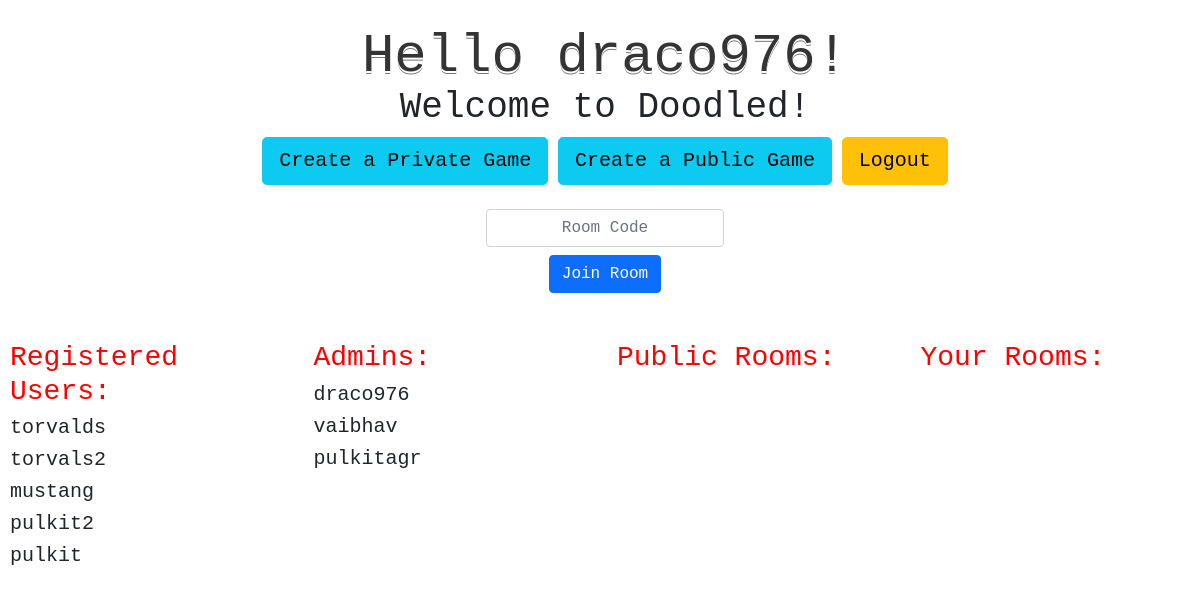
The app's page /menu/ (signed in), older data.
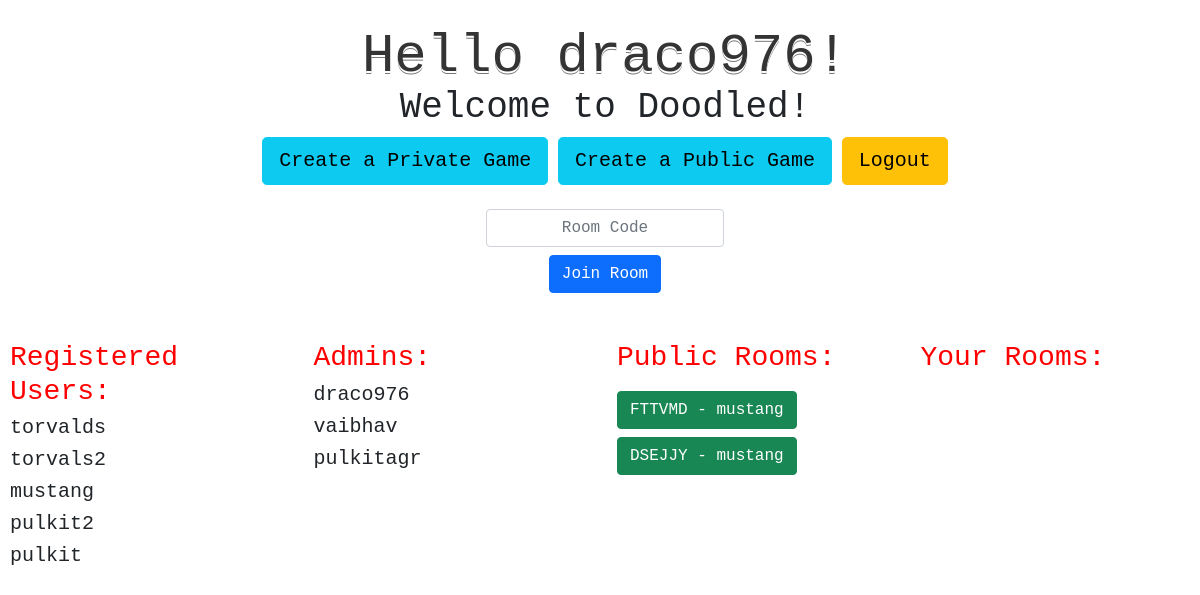
The same page, newer data.
### chats/models.py (models this page shows)
class Room(models.Model):
    owner = models.ForeignKey(User, on_delete=models.CASCADE)
    owner_username = models.CharField(max_length=100, default="")
    room_code = models.CharField(max_length=6, default="")
    room_type = models.CharField(max_length=7, default="")
    canvas_data_url = models.TextField(default="")
    def __str__(self) -> str:
        return self.room_code

### doodle/views.py (the view)
# urls.py: path('menu/', views.menu, name='menu'),
def menu(request):
    user = request.user
    if user.is_authenticated:
        template = loader.get_template('menu.html')
        user_list = User.objects.all()
        code_list = Room.objects.all()
        context = {
            'username': user.username,
            'userlist': user_list,
            'codelist': code_list,
            'loggedin': user,
        }
        return HttpResponse(template.render(context, request))
    else:
        return redirect('/accounts/login')

### templates/menu.html (shortened to what this page needs)
{% load static %}
<!DOCTYPE html>
<html>
<head>
  <link href="https://cdn.jsdelivr.net/npm/bootstrap@5.1.1/dist/css/bootstrap.min.css" rel="stylesheet">
  <link rel="stylesheet" type="text/css" href="{% static 'style.css' %}">
</head>
<body></body>
  <main>
    <center>
      <h1>Hello {{username}}!</h1>
      <h2>Welcome to Doodled!</h2>
      <a href="{% url 'main1' %}" class="btn btn-info btn-lg" role="button">Create a Private Game</a>
      <a href="{% url 'main0' %}" class="btn btn-info btn-lg" role="button">Create a Public Game</a>
      <a href = "{% url 'logout' %}"><button class="btn btn-warning btn-lg">Logout</button></a>
      <br>
      <br>
      <input type="text" id="room-code" class="form-control text-center" placeholder="Room Code">
      <button class="btn btn-primary mt-2" id="join-room">Join Room</button>
    </center>
    <br>
    <br>
    <div class="row">
      <div class="col">
        <h3>Registered Users:</h3>
        {% for user in userlist %}
          {% if user.is_superuser %}
          {% else %}
            <h5>{{user}}</h5>
          {% endif %}
        {% endfor %}
      </div>
      <div class="col">
        <h3>Admins:</h3>
        {% for user in userlist %}
          {% if user.is_superuser %}
            <h5>{{user}}</h5>
          {% endif %}
        {% endfor %}
      </div>
      <div class="col">
        <h3> Public Rooms: </h3>
        {% for codes in codelist %}
          {% if codes.room_type == "public" %}
            {% if codes.owner == loggedin %}
              <button class="btn btn-success mt-2 public" value="{{codes}}"> {{codes}} </button>
              <button class = "btn btn-danger mt-2 delete" value="{{codes}}">Delete Room</button>
            {% else %}
              <button class="btn btn-success mt-2 public" value="{{codes}}"> {{codes}} - {{codes.owner_username}} </button>
            {% endif %}
            <br>
          {% endif %}
        {% endfor %}
      </div>
      <div class="col">
        <h3> Your Rooms: </h3>
      </div>
    </div>
  </main>
</body>
</html>

### static/style.css (style rules this page uses)
body { font-family: 'monaco', monospace; }
main { padding-left: 10px; }
h1 { margin: 1em 0 0.5em 0; color: #343434; font-weight: normal; font-size: 54px; line-height: 5px; text-shadow: 0 2px white, 0 3px #777; }
h2 { font-family: 'monaco', monospace; font-size: 36px; }
h3 { color:red; font-family: monospace; }
#room-code { width: 20%; }
html,body { height: 100%; }

Row changes from the older to the newer data that the page shows:
added Room: room_code "FTTVMD", owner_username "mustang"
added Room: room_code "DSEJJY", owner_username "mustang"
